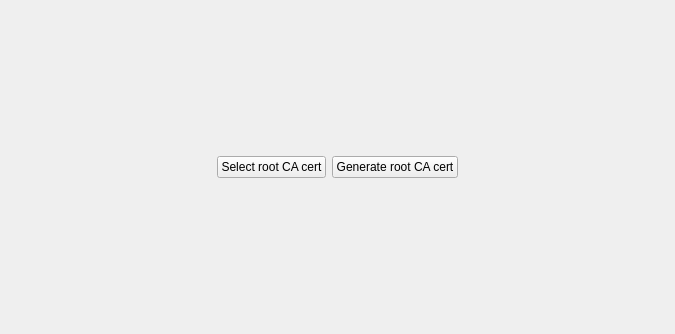
<?xml version="1.0" encoding="UTF-8"?>
<ui version="4.0">
 <class>ca_select_or_create_root_cert</class>
 <widget class="QWidget" name="ca_select_or_create_root_cert">
  <property name="geometry">
   <rect>
    <x>0</x>
    <y>0</y>
    <width>675</width>
    <height>334</height>
   </rect>
  </property>
  <property name="windowTitle">
   <string>Form</string>
  </property>
  <layout class="QHBoxLayout" name="horizontalLayout">
   <item>
    <spacer name="horizontalSpacer">
     <property name="orientation">
      <enum>Qt::Horizontal</enum>
     </property>
     <property name="sizeHint" stdset="0">
      <size>
       <width>208</width>
       <height>20</height>
      </size>
     </property>
    </spacer>
   </item>
   <item>
    <widget class="QPushButton" name="pushButton">
     <property name="text">
      <string>Select root CA cert</string>
     </property>
    </widget>
   </item>
   <item>
    <widget class="QPushButton" name="pushButton_2">
     <property name="text">
      <string>Generate root CA cert</string>
     </property>
    </widget>
   </item>
   <item>
    <spacer name="horizontalSpacer_2">
     <property name="orientation">
      <enum>Qt::Horizontal</enum>
     </property>
     <property name="sizeHint" stdset="0">
      <size>
       <width>207</width>
       <height>20</height>
      </size>
     </property>
    </spacer>
   </item>
  </layout>
 </widget>
 <resources/>
 <connections>
  <connection>
   <sender>pushButton</sender>
   <signal>clicked()</signal>
   <receiver>ca_select_or_create_root_cert</receiver>
   <slot>select_root_ca_from_store()</slot>
   <hints>
    <hint type="sourcelabel">
     <x>326</x>
     <y>167</y>
    </hint>
    <hint type="destinationlabel">
     <x>248</x>
     <y>209</y>
    </hint>
   </hints>
  </connection>
  <connection>
   <sender>pushButton_2</sender>
   <signal>clicked()</signal>
   <receiver>ca_select_or_create_root_cert</receiver>
   <slot>generate_root_ca_cert()</slot>
   <hints>
    <hint type="sourcelabel">
     <x>365</x>
     <y>166</y>
    </hint>
    <hint type="destinationlabel">
     <x>410</x>
     <y>214</y>
    </hint>
   </hints>
  </connection>
 </connections>
 <slots>
  <slot>select_root_ca_from_store()</slot>
  <slot>generate_root_ca_cert()</slot>
 </slots>
</ui>
